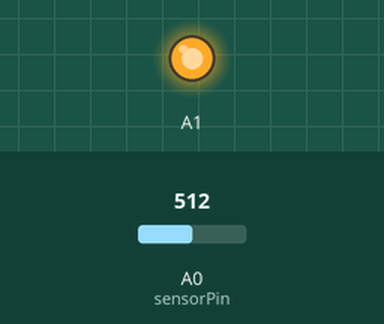
Recording of a sketch running on a simulated Arduino Uno, built with avr-gcc and run on an emulated ATmega328P. On the bench: output pins drawn as LEDs (lit = HIGH). The inputs (shaded band) are chosen by the test bench; at power-on: A0 (sensorPin) = 512. What the sketch prints to the serial monitor is not drawn.

Above: at 2.2 s.
Timing chart, 0 to 5.9 s (numbered marks = the images above):
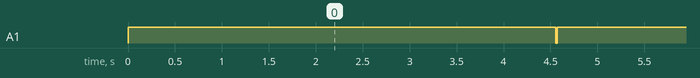

Measured:
- by itself, A1: alternates HIGH for 4.6 s and LOW for 0.02 s

The sketch:

Humedad_Suelo_HW390.ino
```cpp
#define sensorPin A0

#define vSueloSeco 2815
#define vSueloCC 1425

#define DESV_EST_UMBRAL 0.3
#define NUM_LECTURAS 30
float hum_hist[NUM_LECTURAS] = {0};
uint8_t index = 0;
bool calentado = false;

void setup() {
  pinMode(A1, OUTPUT);
  analogReference(DEFAULT);
  Serial.begin(19200);
}

void loop() {
  getMoisture();
}

#pragma region HW390

void getMoisture() {
  static float muestras[NUM_LECTURAS];
  digitalWrite(A1, HIGH);
  delay(50);
  for (byte i = 0; i < NUM_LECTURAS; i++) {
    muestras[i] = analogRead(sensorPin); // Leer el valor del sensor
    delay(150);
  }
  digitalWrite(A1, LOW);
  int val = estimadorAdaptativo(muestras, NUM_LECTURAS);
  float volt = getVcc();
  float value = (val / 1023.0) * volt * 1000;
  float valor = value / 1000;
  // float percent = constrain(map(value, valAire, valAgua, 38.0, 100.0), 0, 100);
  float percent = constrain(map(value, vSueloSeco, vSueloCC, 0.0, 31.6), 0.0, 100.0);
  Serial.println("Vcc: " + String(volt) + " ADC: " + String(val) + " Valor: " + String(valor, 3) + "V ~> " + String(percent, 1) + "%");
}

float getVcc() {
  ADMUX = _BV(REFS0) | _BV(MUX3) | _BV(MUX2) | _BV(MUX1);
  delay(2);
  ADCSRA |= _BV(ADSC);
  while (bit_is_set(ADCSRA, ADSC));
  long result = ADCL;
  result |= ADCH << 8;
  result = 1126400L / result;             // Back-calculate AVcc in mV
  return result / 1000.0;
}

#pragma endregion HW390

#pragma region Estadísticas

void agregarALaMedia(float nueva_temp, float nueva_hum) {
  hum_hist[index] = nueva_hum;
  index = (index + 1) % NUM_LECTURAS;
}

float promedio(float *hist) {
  float suma = 0;
  for (int i = 0; i < NUM_LECTURAS; i++) suma += hist[i];
  return suma / NUM_LECTURAS;
}

float moda(float *valores, byte n) {
  float moda = valores[0];
  int maxCount = 0;
  for (int i = 0; i < n; i++) {
    int count = 0;
    for (int j = 0; j < n; j++) {
      if (abs(valores[j] - valores[i]) < 0.1) count++;  // tolerancia de 0.1
    }
    if (count > maxCount) {
      maxCount = count;
      moda = valores[i];
    }
  }
  return moda;
}

float mediana(float *valores, byte n) {
  float copia[n];
  memcpy(copia, valores, n * sizeof(float));
  for (int i = 0; i < n - 1; i++) {
    for (int j = 0; j < n - i - 1; j++) {
      if (copia[j] > copia[j + 1]) {
        float temp = copia[j];
        copia[j] = copia[j + 1];
        copia[j + 1] = temp;
      }
    }
  }
  if (n % 2 == 0)
    return (copia[n / 2 - 1] + copia[n / 2]) / 2.0;
  else
    return copia[n / 2];
}

float desviacionEstandar(float *valores, int n) {
  float suma = 0, media = 0, varianza = 0;
  for (int i = 0; i < n; i++) suma += valores[i];
  media = suma / n;
  for (int i = 0; i < n; i++) varianza += pow(valores[i] - media, 2);
  return sqrt(varianza / n);
}

float estimadorAdaptativo(float *valores, int n) {
  float desviacion = desviacionEstandar(valores, n);
  if (desviacion < DESV_EST_UMBRAL) {                 // Umbral ajustable según sensor
    return moda(valores, n);
  } else {
    return mediana(valores, n);
  }
}

#pragma endregion Estadísticas
```
